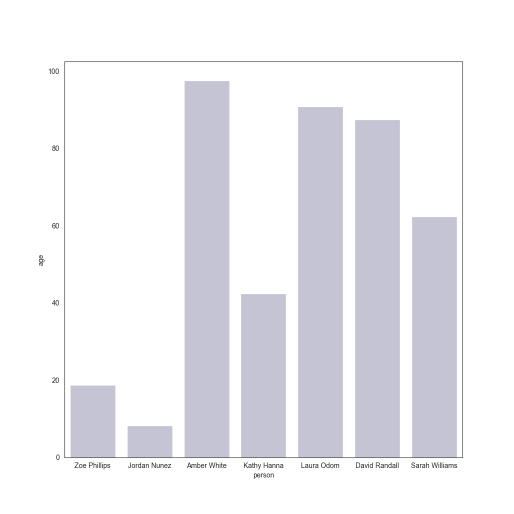
#> input picture volume/raw/vertical-bar-chart-0.png, 1028 x 1028 px (shown at 1/2 size)
$ python -i ocr.py   (imports and definitions only)
#> lines starting #> are read from the running program, lines starting #| are printed output that depends on the picture; after the words box and inside, x2 and y2 are one past the last pixel; in counts of white or black regions, pixels touching at a corner belong together
#> further down, picture is the input picture: shape (1028, 1028, 3); mean B, G, R 242.3, 238.1, 238.3
### src/features/glyph_extraction/img_processing.py
import cv2

def set_contrast(img, contrast):

#> called with contrast = 300
    contrast = int((contrast - 0) * (127 - (-127)) / (254 - 0) + (-127))

    Alpha = float(131 * (contrast + 127)) / (127 * (131 - contrast))
    Gamma = 127 * (1 - Alpha)

    cal = cv2.addWeighted(img, Alpha, img, 0, Gamma)
    return cal

### src/features/glyph_extraction/ocr.py
import pytesseract
from pytesseract import Output
import cv2
import numpy as np
from img_processing import set_contrast

# config
TESSERACT_DIR = r"C:\Users\grego\Documents\GitHub\DataVizCaptionGeneration\download\Tesseract-OCR\tesseract.exe"
pytesseract.pytesseract.tesseract_cmd = TESSERACT_DIR


def preprocess(im):

    im = set_contrast(im, 300)

    # convert to grayscale
    gray = cv2.cvtColor(im, cv2.COLOR_BGR2GRAY)

    # threshold the image
    thresh = cv2.threshold(gray, 0, 255,
        cv2.THRESH_BINARY_INV | cv2.THRESH_OTSU)[1]
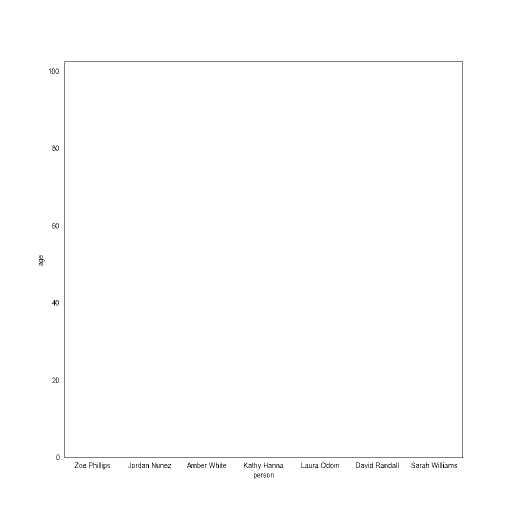
#> thresh: shape (1028, 1028) (shown at 1/2 size); 99.5% white; black in thin lines or dots, all inside (x1, y1, x2, y2) = (78, 123, 926, 958)
    thresh = cv2.bitwise_not(thresh)
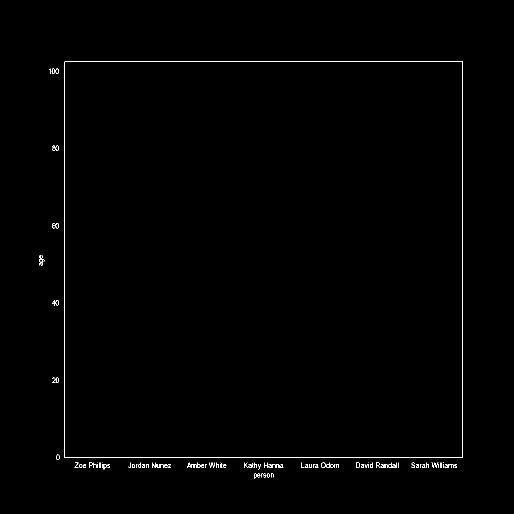
#> thresh: shape (1028, 1028) (shown at 1/2 size); 0.51% white in thin lines or dots, all inside (x1, y1, x2, y2) = (78, 123, 926, 958)
    thresh2 = thresh.copy()


    # calculate mask by keeping contours of a certain size
    # This essentially removes large glyphs so they are not mistaken as text
    # https://stackoverflow.com/questions/10262600/how-to-detect-region-of-large-of-white-pixels-using-opencv
    mask = np.zeros(thresh.shape,np.uint8)
    contours, _ = cv2.findContours(thresh,cv2.RETR_LIST,cv2.CHAIN_APPROX_SIMPLE)
#> contours = 142 contours, 86 with area under 20; largest, box (x1, y1, x2, y2) and area: (129, 123, 926, 916) 630432, (129, 123, 926, 916) 630430, (105, 446, 118, 457) 97, (105, 291, 118, 302) 89, (104, 600, 118, 611) 73
    areas = [cv2.contourArea(cnt) for cnt in contours]
#> areas = 142 values, max 630432 at index 141, min 0 at index 32, mean 8897.1

    avgArea = np.mean(areas)
#> avgArea = 8897.1

    for cnt in contours:
        if avgArea < cv2.contourArea(cnt):
            cv2.drawContours(mask,[cnt],0,255,-1)
#> this loop made 142 passes
#> cnt on passes 32, 33, 40, 44, 57: [[886, 928], [886, 935], [887, 935], [887, 928]], [[877, 928], [877, 935]], [[737, 928], [737, 935]], [[669, 928], [669, 935]], [[440, 928], [440, 935]]
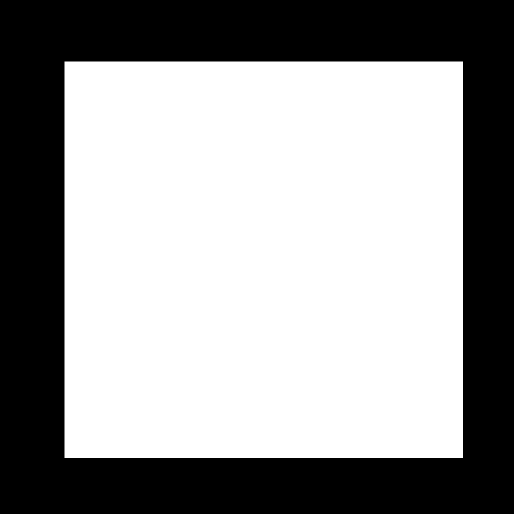
#> mask: shape (1028, 1028) (shown at 1/2 size); 59.8% white; 1 black region, box (x1, y1, x2, y2) and area: (0, 0, 1028, 1028) 424763

    # apply mask
    masked = cv2.bitwise_not(thresh2,thresh2,mask)
#> masked: shape (1028, 1028); 59.7% white; 2 black regions (1 under 20 px), largest, box (x1, y1, x2, y2) and area: (0, 0, 1028, 1028) 425769

    no_lines = masked.copy()

    # Remove horizontal lines
    horizontal_kernel = cv2.getStructuringElement(cv2.MORPH_RECT, (40,1))
    remove_horizontal = cv2.morphologyEx(masked, cv2.MORPH_OPEN, horizontal_kernel, iterations=2)
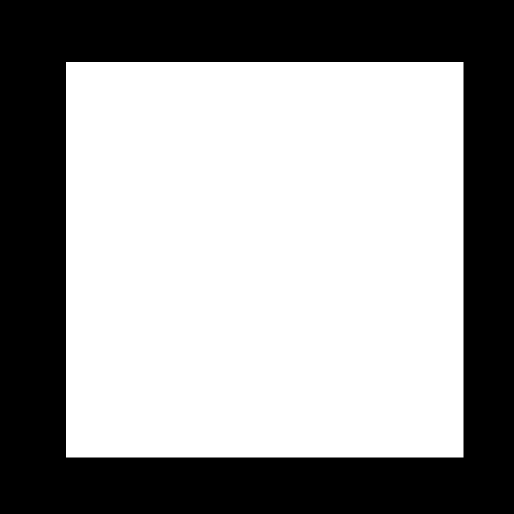
#> remove_horizontal: shape (1028, 1028) (shown at 1/2 size); 59.5% white; 1 black region
    cnts = cv2.findContours(remove_horizontal, cv2.RETR_EXTERNAL, cv2.CHAIN_APPROX_SIMPLE)
#> cnts = 1 contour; box (x1, y1, x2, y2) and area: (132, 124, 927, 915) 627260
    cnts = cnts[0] if len(cnts) == 2 else cnts[1]
#> cnts = [[[132, 124], [132, 914], [926, 914], [926, 124]]]
    for c in cnts:
        cv2.drawContours(no_lines, [c], -1, (0,0,0), 5)
#> this loop made 1 pass
#> c on pass 1: [[132, 124], [132, 914], [926, 914], [926, 124]]
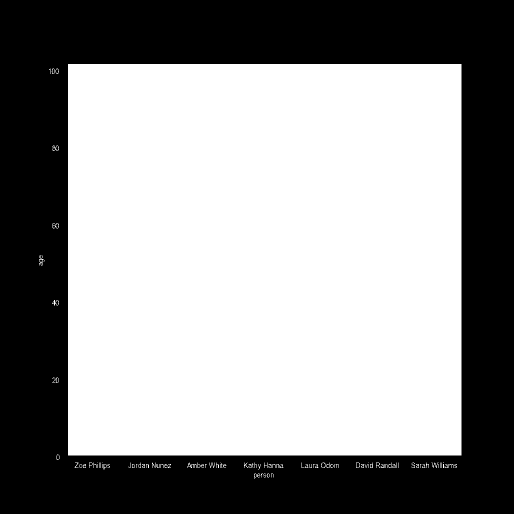
#> no_lines: shape (1028, 1028) (shown at 1/2 size); 58.5% white; 2 black regions (1 under 20 px), largest, box (x1, y1, x2, y2) and area: (0, 0, 1028, 1028) 438393

    # Remove vertical lines
    vertical_kernel = cv2.getStructuringElement(cv2.MORPH_RECT, (1,40))
#> vertical_kernel = 40 values from 1 to 1
    remove_vertical = cv2.morphologyEx(masked, cv2.MORPH_OPEN, vertical_kernel, iterations=2)
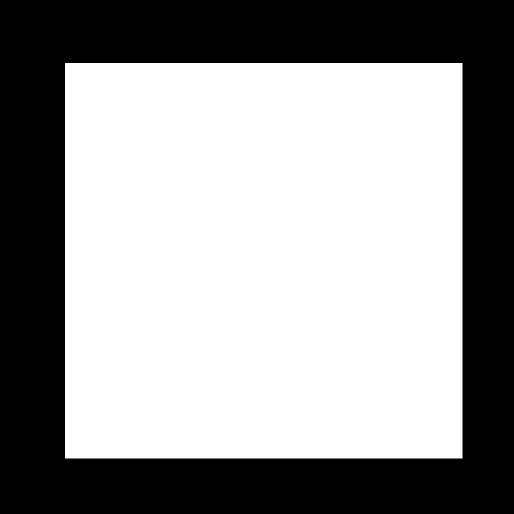
#> remove_vertical: shape (1028, 1028) (shown at 1/2 size); 59.5% white; 1 black region
    cnts = cv2.findContours(remove_vertical, cv2.RETR_EXTERNAL, cv2.CHAIN_APPROX_SIMPLE)
#> cnts = 1 contour; box (x1, y1, x2, y2) and area: (130, 126, 925, 917) 627260
    cnts = cnts[0] if len(cnts) == 2 else cnts[1]
#> cnts = [[[130, 126], [130, 916], [924, 916], [924, 126]]]
    for c in cnts:
        cv2.drawContours(no_lines, [c], -1, (0,0,0), 5)
#> this loop made 1 pass
#> c on pass 1: [[130, 126], [130, 916], [924, 916], [924, 126]]
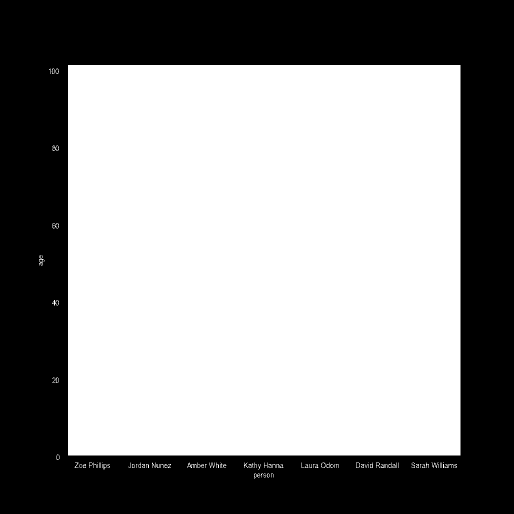
#> no_lines: shape (1028, 1028) (shown at 1/2 size); 58.2% white; 2 black regions (1 under 20 px), largest, box (x1, y1, x2, y2) and area: (0, 0, 1028, 1028) 441529

    # convert back to rgba
    no_lines  = cv2.cvtColor(no_lines,cv2.COLOR_GRAY2RGBA)
#> no_lines: shape (1028, 1028, 4)

    return no_lines


# [46 lines left out: function get_text_bbs, not called in this run]

>>> import cv2
>>> picture = cv2.imread('../../../volume/raw/vertical-bar-chart-0.png')
>>> result = preprocess(picture)

$ run again, on volume/raw/vertical-bar-chart-1.png
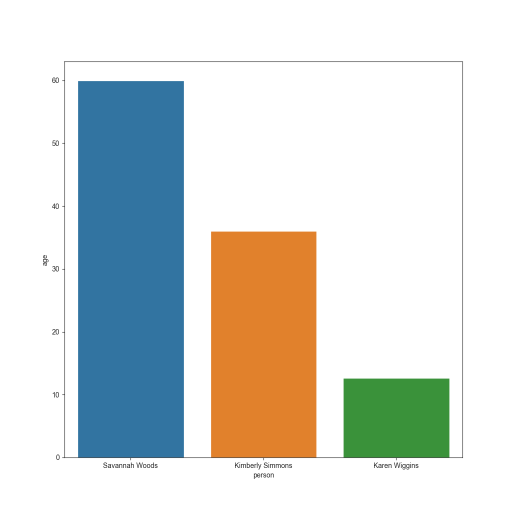
#> input picture volume/raw/vertical-bar-chart-1.png, 1028 x 1028 px (shown at 1/2 size)
#> picture is the input picture: shape (1028, 1028, 3); mean B, G, R 214.6, 218.2, 214.1
#> in preprocess, `thresh = cv2.threshold(gray, 0, 255, cv2.THRESH_BINARY_INV | cv2.THRES..`:
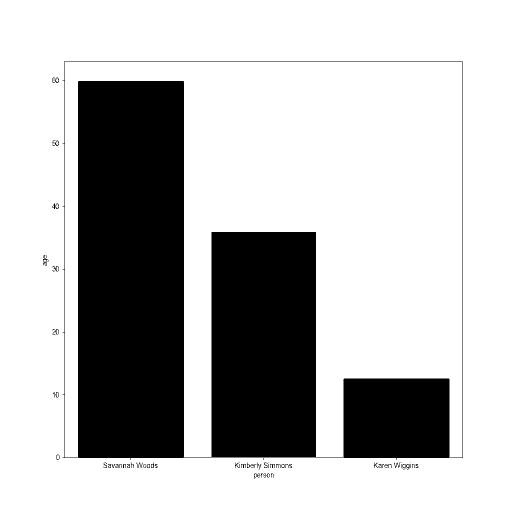
#> thresh: shape (1028, 1028) (shown at 1/2 size); 72.4% white; 61 black regions (19 under 20 px), largest, box (x1, y1, x2, y2) and area: (125, 123, 926, 920) 196341, (423, 464, 632, 914) 94050, (104, 407, 118, 418) 63
#> contours = 91 contours, 49 with area under 20; largest, box (x1, y1, x2, y2) and area: (125, 123, 926, 920) 630442, (129, 123, 926, 916) 438215, (423, 464, 632, 914) 93392, (105, 155, 118, 166) 98, (104, 407, 118, 418) 73
#> areas = 91 values, max 630442 at index 90, min 0 at index 23, mean 12789.1
#> avgArea = 12789.1
#> the loop in preprocess, `for cnt in contours:` made 91 passes
#> cnt on passes 24, 27, 30, 37, 42, 52, 53, 56: [[821, 928], [821, 935]], [[802, 928], [802, 935]], [[765, 928], [765, 935], [765, 930], [767, 928]], [[537, 928], [537, 935]], [[479, 928], [479, 935]], [[821, 925]], [[802, 925]], [[537, 925]]
#> masked: shape (1028, 1028); 32.5% white; 60 white regions (19 under 20 px), largest, box (x1, y1, x2, y2) and area: (130, 124, 925, 915) 341671, (104, 407, 118, 418) 63, (105, 155, 118, 166) 58
#> remove_horizontal: shape (1028, 1028); 26.9% white; 2 white regions
#> in preprocess, `cnts = cv2.findContours(remove_horizontal, cv2.RETR_EXTERNAL, cv2.CHAI..`: cnts = 2 contours, 1 with area under 20; largest, box (x1, y1, x2, y2) and area: (132, 124, 927, 757) 282848
#> the loop in preprocess, `for c in cnts:` made 2 passes
#> c on pass 1: [[369, 914], [689, 914]]
#> vertical_kernel = 40 values from 1 to 1
#> remove_vertical: shape (1028, 1028); 31.5% white; 2 white regions
#> in preprocess, `cnts = cv2.findContours(remove_vertical, cv2.RETR_EXTERNAL, cv2.CHAIN_..`: cnts = 2 contours; box (x1, y1, x2, y2) and area: (368, 126, 925, 917) 310881, (130, 126, 156, 917) 19750
#> the loop in preprocess, `for c in cnts:` made 2 passes
#> c on pass 2: [[130, 126], [130, 916], [155, 916], [155, 126]]
#> after the loop in preprocess, `for c in cnts:`:
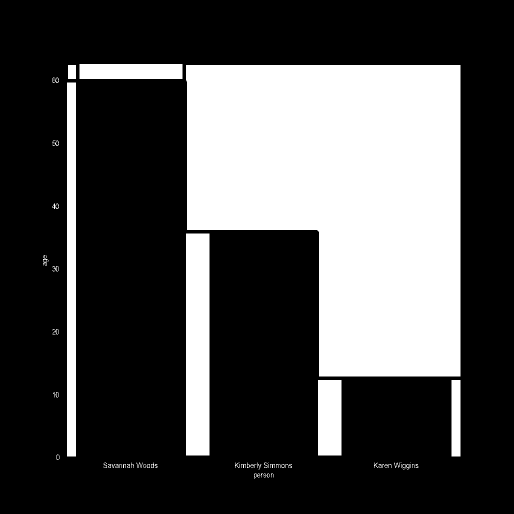
#> no_lines: shape (1028, 1028) (shown at 1/2 size); 29.9% white; 66 white regions (19 under 20 px), largest, box (x1, y1, x2, y2) and area: (372, 130, 921, 753) 263501, (372, 467, 419, 911) 20868, (134, 165, 152, 913) 13464

$ run again, on volume/raw/vertical-bar-chart-2.png
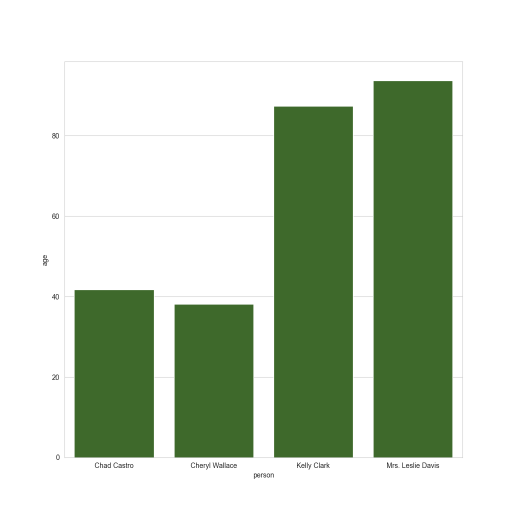
#> input picture volume/raw/vertical-bar-chart-2.png, 1028 x 1028 px (shown at 1/2 size)
#> picture is the input picture: shape (1028, 1028, 3); mean B, G, R 188.1, 207.5, 194.1
#> in preprocess, `thresh = cv2.threshold(gray, 0, 255, cv2.THRESH_BINARY_INV | cv2.THRES..`:
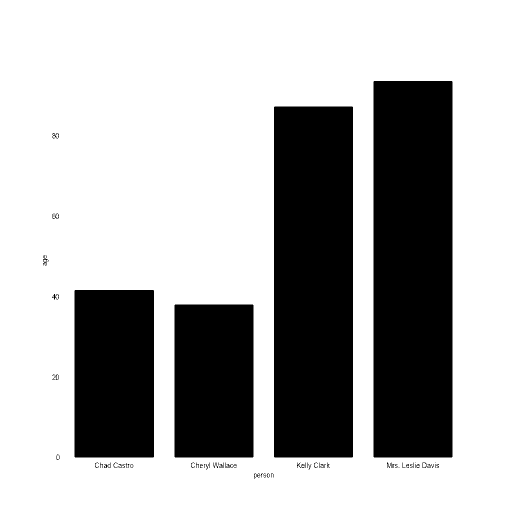
#> thresh: shape (1028, 1028) (shown at 1/2 size); 68.5% white; 67 black regions (29 under 20 px), largest, box (x1, y1, x2, y2) and area: (747, 162, 905, 915) 118970, (548, 213, 706, 915) 110912, (149, 580, 308, 915) 53261
#> contours = 96 contours, 63 with area under 20; largest, box (x1, y1, x2, y2) and area: (747, 162, 905, 915) 118062, (548, 213, 706, 915) 110055, (149, 580, 308, 915) 52770, (349, 609, 507, 915) 47883, (105, 427, 118, 438) 97
#> areas = 96 values, max 118062 at index 95, min 0 at index 8, mean 3440.7
#> avgArea = 3440.7
#> the loop in preprocess, `for cnt in contours:` made 96 passes
#> cnt on passes 9, 23, 27, 44, 50, 52, 53, 57: [[797, 935], [798, 935]], [[870, 928], [870, 935]], [[830, 928], [830, 935]], [[256, 928], [256, 935], [256, 930], [258, 928]], [[870, 925]], [[830, 925]], [[827, 925], [827, 935]], [[638, 925], [638, 935]]
#> in preprocess, `masked = cv2.bitwise_not(thresh2,thresh2,mask)`:
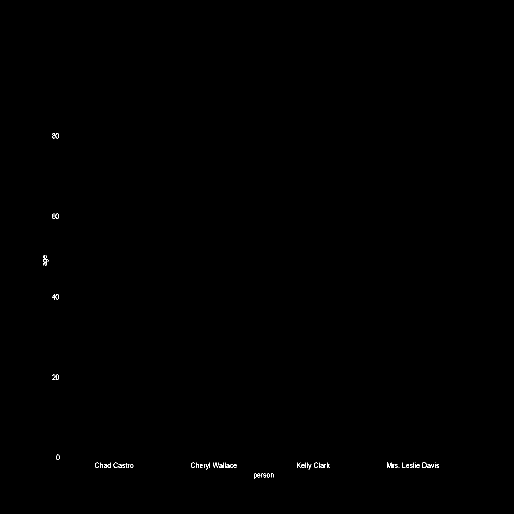
#> masked: shape (1028, 1028) (shown at 1/2 size); 0.13% white in thin lines or dots, all inside (x1, y1, x2, y2) = (86, 266, 878, 958)
#> remove_horizontal: shape (1028, 1028); every value is 0
#> in preprocess, `cnts = cv2.findContours(remove_horizontal, cv2.RETR_EXTERNAL, cv2.CHAI..`: cnts = 0 contours
#> in preprocess, `cnts = cnts[0] if len(cnts) == 2 else cnts[1]`: cnts = []
#> vertical_kernel = 40 values from 1 to 1
#> in preprocess, `cnts = cv2.findContours(remove_vertical, cv2.RETR_EXTERNAL, cv2.CHAIN_..`: cnts = 0 contours
#> in preprocess, `cnts = cnts[0] if len(cnts) == 2 else cnts[1]`: cnts = []

$ run again, on volume/raw/vertical-bar-chart-3.png
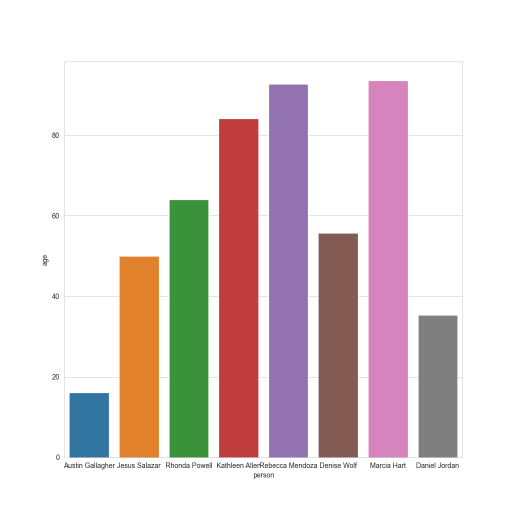
#> input picture volume/raw/vertical-bar-chart-3.png, 1028 x 1028 px (shown at 1/2 size)
#> picture is the input picture: shape (1028, 1028, 3); mean B, G, R 213.5, 212.4, 225.7
#> contours = 177 contours, 108 with area under 20; largest, box (x1, y1, x2, y2) and area: (539, 170, 615, 914) 55725, (438, 238, 517, 915) 52726, (339, 400, 417, 915) 39576, (637, 467, 716, 915) 34864, (240, 514, 317, 914) 30324
#> areas = 177 values, max 55725 at index 176, min 0 at index 47, mean 1396.8
#> avgArea = 1396.8
#> the loop in preprocess, `for cnt in contours:` made 177 passes
#> cnt on passes 48, 53, 60: [[859, 928], [859, 935]], [[772, 928], [772, 935]], [[666, 928], [666, 935]]
#> in preprocess, `masked = cv2.bitwise_not(thresh2,thresh2,mask)`:
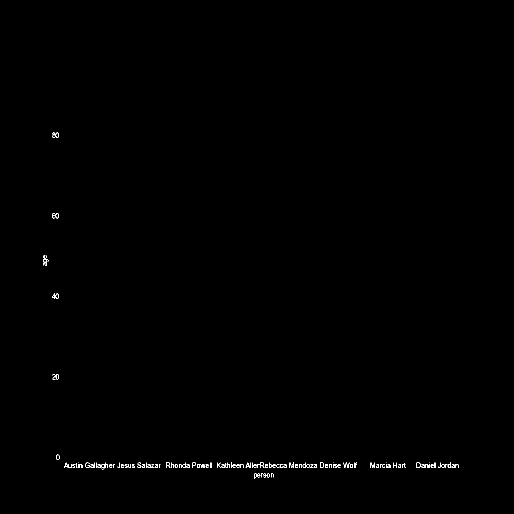
#> masked: shape (1028, 1028) (shown at 1/2 size); 0.25% white in thin lines or dots, all inside (x1, y1, x2, y2) = (86, 265, 917, 958)
#> remove_horizontal: shape (1028, 1028); every value is 0
#> in preprocess, `cnts = cv2.findContours(remove_horizontal, cv2.RETR_EXTERNAL, cv2.CHAI..`: cnts = 0 contours
#> in preprocess, `cnts = cnts[0] if len(cnts) == 2 else cnts[1]`: cnts = []
#> vertical_kernel = 40 values from 1 to 1
#> in preprocess, `cnts = cv2.findContours(remove_vertical, cv2.RETR_EXTERNAL, cv2.CHAIN_..`: cnts = 0 contours
#> in preprocess, `cnts = cnts[0] if len(cnts) == 2 else cnts[1]`: cnts = []
